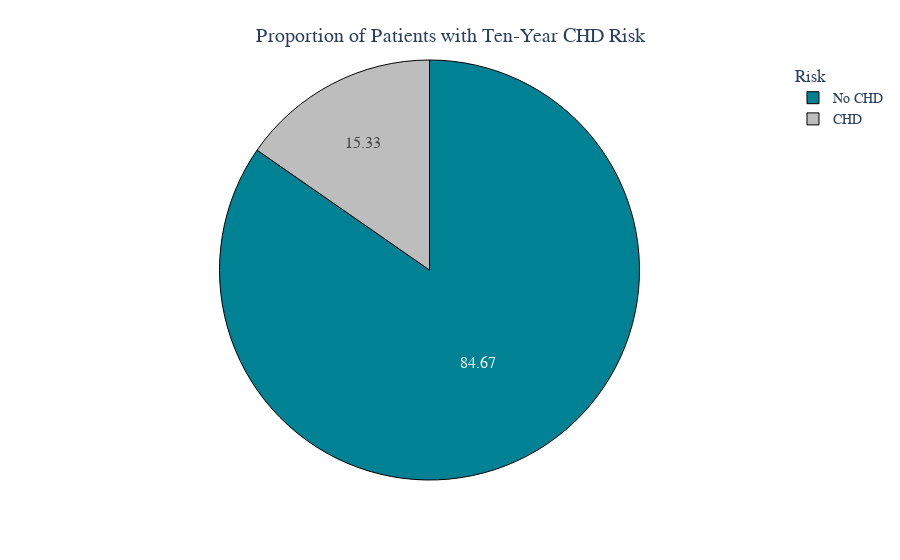

Notebook code for this chart:
### Code cell
import plotly.express as px
fig = px.pie(TenY_propotions, values='proportion', names="TenYearCHD",
             labels = {'proportion': 'Percentage' ,'countt':'Count'},
             custom_data=['countt'], 
             hover_data={'TenYearCHD': False,'countt':True},
             color_discrete_sequence=['#008294','#bdbdbd'],height=400)
fig.update_traces( # Change marker color
                  marker_line_color='black',  # Marker line color
                  marker_line_width=1,  # Marker line width
                  opacity=1,
                  hoverinfo='label+percent+value',  # Display label, percent, and value on hover
                  texttemplate='%{value:.2f}',
                  textinfo='percent', textfont_size=16)  # Display percent and label in each segment

fig.update_layout(
    title={'text': 'Proportion of Patients with Ten-Year CHD Risk', 'y': 0.95, 'x': 0.5, 'xanchor': 'center', 'yanchor': 'top'},  # Center and adjust title
    title_font_size=20,  # Title font size
    legend_title_text='Risk',  # Legend title
    font=dict(family='Arial', size=14),  # Font family and size for labels
)
fig.show()

### Figure 1 — Plotly figure (JSON) as saved in the notebook; plotly's stock layout.template omitted (floating-point values rounded to 4 significant figures)
{"data": [{"customdata": [[3219, "No CHD"], [583, "CHD"]], "domain": {"x": [0, 1], "y": [0, 1]}, "hoverinfo": "label+percent+value", "hovertemplate": "Percentage=%{value}<br>Count=%{customdata[0]}<extra></extra>", "labels": ["No CHD", "CHD"], "legendgroup": "", "marker": {"line": {"color": "black", "width": 1}}, "name": "", "opacity": 1, "showlegend": true, "textfont": {"size": 16}, "textinfo": "percent", "texttemplate": "%{value:.2f}", "type": "pie", "values": [84.67, 15.33]}], "layout": {"autosize": true, "font": {"family": "Arial", "size": 14}, "legend": {"title": {"text": "Risk"}, "tracegroupgap": 0}, "margin": {"t": 60}, "piecolorway": ["#008294", "#bdbdbd"], "title": {"font": {"size": 20}, "text": "Proportion of Patients with Ten-Year CHD Risk", "x": 0.5, "xanchor": "center", "y": 0.95, "yanchor": "top"}}}
